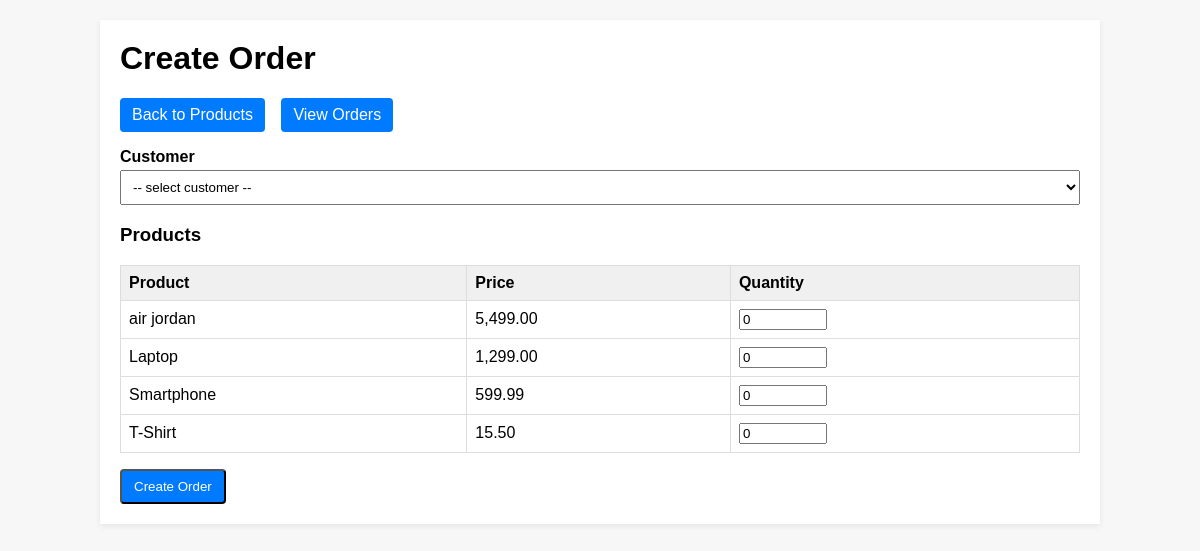
Screenshot of /create_order.php with the database file from the repository.
### tables this page shows
CREATE TABLE `products` (
  `id` int(11) NOT NULL,
  `name` varchar(150) NOT NULL,
  `price` decimal(10,2) NOT NULL,
  `category_id` int(11) NOT NULL
);

### database.php (called while the page is built, shortened)
<?php
function e($str) {
return htmlspecialchars($str, ENT_QUOTES, 'UTF-8');
}

### create_order.php (the view, shortened to what this page needs)
<?php
require 'database.php';
$products = $mysqli->query("SELECT * FROM products ORDER BY name");
?>
<!doctype html>
<html>
<head>
    <link rel="stylesheet" href="style.css">
</head>
<body>
<div class="container">
    <h1>Create Order</h1>
    <div class="nav"><a class="button" href="index.php">Back to Products</a> <a class="button" href="view_orders.php">View Orders</a></div>
    <form method="post">
        <div class="form-row">
            <label>Customer</label>
            <select name="customer_id" required>
                <option value="">-- select customer --</option>
            </select>
        </div>
        <h3>Products</h3>
        <table class="table">
            <thead><tr><th>Product</th><th>Price</th><th>Quantity</th></tr></thead>
            <tbody>
            <?php if ($products && $products->num_rows): while($p = $products->fetch_assoc()): ?>
                <tr>
                    <td><?php echo e($p['name']); ?></td>
                    <td><?php echo number_format($p['price'],2); ?></td>
                    <td><input type="number" min="0" name="items[<?php echo $p['id']; ?>]" value="0" style="width:80px;"></td>
                </tr>
            <?php endwhile; else: ?>
                <tr><td colspan="3">No products available.</td></tr>
            <?php endif; ?>
            </tbody>
        </table>
        <button class="button" type="submit">Create Order</button>
    </form>
</div>
</body>
</html>

### style.css (style rules this page uses)
body { font-family: Arial, sans-serif; margin: 20px; background: #f7f7f7; }
.container { max-width: 960px; margin: 0 auto; background: #fff; padding: 20px; box-shadow: 0 2px 6px rgba(0,0,0,0.08); }
h1,h2 { margin-top: 0; }
.table { width: 100%; border-collapse: collapse; margin-bottom: 16px; }
.table th, .table td { border: 1px solid #ddd; padding: 8px; text-align: left; }
.table th { background: #f0f0f0; }
.form-row { margin-bottom: 12px; }
.form-row label { display:block; margin-bottom:4px; font-weight:600; }
.form-row input[type=text], .form-row input[type=email], .form-row select { width:100%; padding:8px; box-sizing:border-box; }
.button { display:inline-block; padding:8px 12px; background:#007bff; color:#fff; text-decoration:none; border-radius:4px; }
.nav { margin-bottom: 16px; }
.nav a { margin-right: 12px; }

### rows the page displays
products: name "air jordan", price "5,499.00"
products: name "Laptop", price "1,299.00"
products: name "Smartphone", price "599.99"
products: name "T-Shirt", price "15.50"
